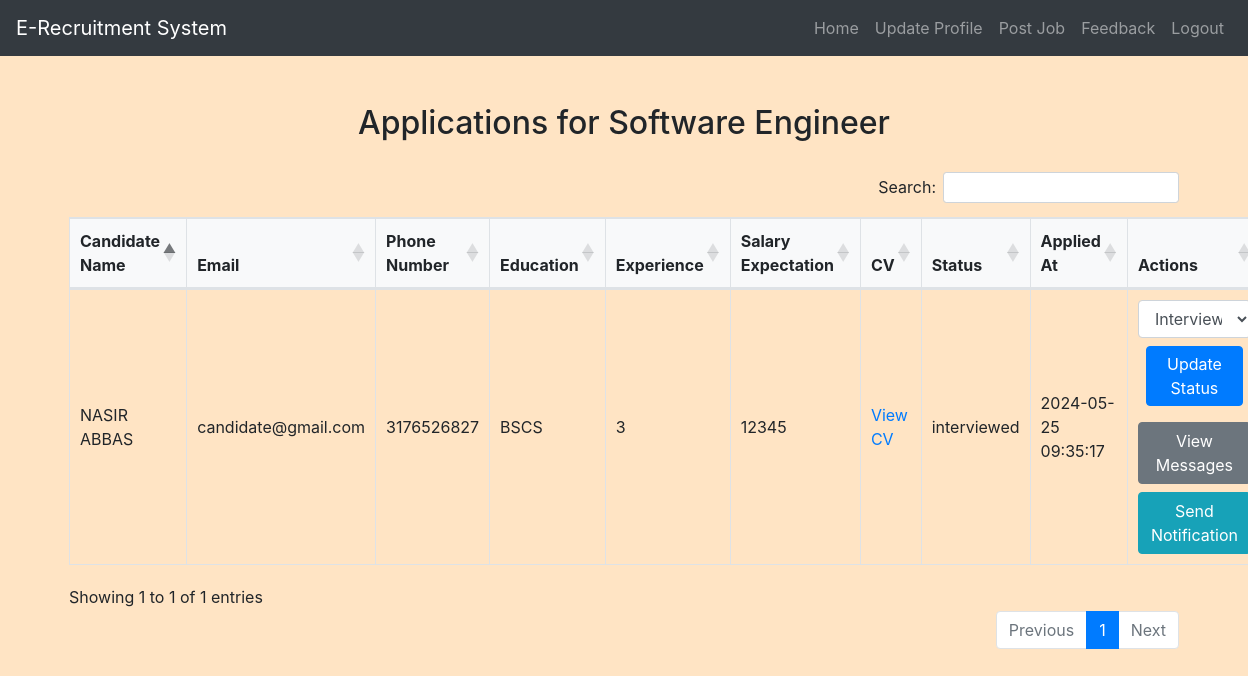
Page /recruiter/view_applications.php?job_id=1 (signed in) on the committed database.
### tables this page shows
CREATE TABLE `jobs` (
  `job_id` int(11) NOT NULL,
  `recruiter_id` int(11) DEFAULT NULL,
  `job_title` varchar(255) NOT NULL,
  `job_description` text NOT NULL,
  `job_requirements` text NOT NULL,
  `location` varchar(255) NOT NULL,
  `industry` varchar(255) NOT NULL,
  `keywords` varchar(255) NOT NULL,
  `status` enum('active','inactive') DEFAULT 'active',
  `created_at` timestamp NOT NULL DEFAULT current_timestamp()
);

CREATE TABLE `applications` (
  `application_id` int(11) NOT NULL,
  `candidate_id` int(11) DEFAULT NULL,
  `job_id` int(11) DEFAULT NULL,
  `experience` int(11) DEFAULT NULL,
  `salary_expectation` int(11) DEFAULT NULL,
  `cv_url` varchar(255) DEFAULT NULL,
  `status` enum('applied','shortlisted','interviewed','rejected','accepted') DEFAULT NULL,
  `applied_at` datetime DEFAULT NULL,
  `updated_at` datetime DEFAULT NULL
);

CREATE TABLE `candidates` (
  `candidate_id` int(11) NOT NULL,
  `first_name` varchar(100) DEFAULT NULL,
  `last_name` varchar(100) DEFAULT NULL,
  `address` text DEFAULT NULL,
  `phone_number` varchar(20) DEFAULT NULL,
  `resume_url` varchar(255) DEFAULT NULL,
  `skills` text DEFAULT NULL,
  `experience` text DEFAULT NULL,
  `education` text DEFAULT NULL
);

CREATE TABLE `users` (
  `id` int(11) NOT NULL,
  `username` varchar(50) NOT NULL,
  `password` varchar(255) NOT NULL,
  `email` varchar(100) NOT NULL,
  `phone` varchar(20) NOT NULL,
  `age` int(11) DEFAULT NULL,
  `usertype` varchar(20) DEFAULT NULL,
  `name` varchar(50) DEFAULT NULL,
  `cnic` varchar(50) DEFAULT NULL,
  `address` varchar(100) DEFAULT NULL,
  `town` varchar(100) DEFAULT NULL,
  `region` varchar(100) DEFAULT NULL,
  `postcode` varchar(100) DEFAULT NULL,
  `country` varchar(100) DEFAULT NULL
);

### recruiter/view_applications.php (the view, shortened to what this page needs)
<?php
include('config.php');
$job_id = $_GET['job_id'];
$sql = "SELECT * FROM Jobs WHERE job_id = ?";
$stmt = mysqli_prepare($conn, $sql);
mysqli_stmt_bind_param($stmt, "i", $job_id);
mysqli_stmt_execute($stmt);
$result = mysqli_stmt_get_result($stmt);
$job = mysqli_fetch_assoc($result);
$search_experience = isset($_GET['experience']) ? $_GET['experience'] : '';
$search_education = isset($_GET['education']) ? $_GET['education'] : '';
$sql = "SELECT A.application_id, A.candidate_id, A.experience, A.salary_expectation, A.cv_url, A.status, A.applied_at,
               C.first_name, C.last_name, C.phone_number, C.education, U.email
        FROM Applications A
        INNER JOIN Candidates C ON A.candidate_id = C.candidate_id
        INNER JOIN Users U ON C.candidate_id = U.id
        WHERE A.job_id = ?";
$stmt = mysqli_prepare($conn, $sql);
if ($search_experience !== '' && $search_education !== '') {
    mysqli_stmt_bind_param($stmt, "iss", $job_id, $search_experience, $search_education);
} elseif ($search_experience !== '') {
    mysqli_stmt_bind_param($stmt, "is", $job_id, $search_experience);
} elseif ($search_education !== '') {
    mysqli_stmt_bind_param($stmt, "is", $job_id, $search_education);
} else {
    mysqli_stmt_bind_param($stmt, "i", $job_id);
}
mysqli_stmt_execute($stmt);
$result = mysqli_stmt_get_result($stmt);
$applications = mysqli_fetch_all($result, MYSQLI_ASSOC);
?>
<!DOCTYPE html>
<html>
<head>
    <link rel="stylesheet" href="https://maxcdn.bootstrapcdn.com/bootstrap/4.5.2/css/bootstrap.min.css">
    <link rel="stylesheet" href="./css/style.css">
    <link rel="stylesheet" href="https://cdn.datatables.net/1.11.5/css/dataTables.bootstrap4.min.css">
    <link rel="stylesheet" href="https://cdn.datatables.net/buttons/2.2.2/css/buttons.bootstrap4.min.css">
</head>
<body>
<?php include('navbar.php'); ?>
<div class="container mt-5 mb-5">
    <h2>Applications for <?php echo $job['job_title']; ?></h2>
    <table id="applicationsTable" class="table table-bordered">
        <thead>
            <tr>
                <th>Candidate Name</th>
                <th>Email</th>
                <th>Phone Number</th>
                <th>Education</th>
                <th>Experience</th>
                <th>Salary Expectation</th>
                <th>CV</th>
                <th>Status</th>
                <th>Applied At</th>
                <th>Actions</th>
            </tr>
        </thead>
        <tbody>
            <?php foreach ($applications as $application): ?>
                <tr>
                    <td><?php echo $application['first_name'] . ' ' . $application['last_name']; ?></td>
                    <td><?php echo $application['email']; ?></td>
                    <td><?php echo $application['phone_number']; ?></td>
                    <td><?php echo $application['education']; ?></td>
                    <td><?php echo $application['experience']; ?></td>
                    <td><?php echo $application['salary_expectation']; ?></td>
                    <td><a href="../candidate/<?php echo $application['cv_url']; ?>" target="_blank">View CV</a></td>
                    <td><?php echo $application['status']; ?></td>
                    <td><?php echo $application['applied_at']; ?></td>
                    <td>
                        <form action="update_status.php" method="post">
                            <select name="status" class="form-control">
                                <option value="interviewed" <?php if ($application['status'] == 'interviewed') echo 'selected'; ?>>Interviewed</option>
                            </select>
                            <button type="submit" class="m-2 btn btn-primary">Update Status</button>
                        </form>
                        <a href="view_messages.php?candidate_id=<?php echo $application['candidate_id']; ?>&job_id=<?php echo $job_id; ?>" class="btn btn-secondary mt-2">View Messages</a>
                        <a href="send_notification.php?candidate_id=<?php echo $application['candidate_id']; ?>&job_id=<?php echo $job_id; ?>" class="btn btn-info mt-2">Send Notification</a>
                    </td>
                </tr>
            <?php endforeach; ?>
        </tbody>
    </table>
</div>
</body>
</html>

### recruiter/css/style.css (style rules this page uses)
body { background-color: bisque; }
h1, h2, h3, h4 { text-align: center; margin-top: 30px; margin-bottom: 30px; }
.table { width: 100%; border-collapse: collapse; margin-top: 20px; }
.table th, .table td { padding: 10px; border: 1px solid #dee2e6; }
.table thead th { background-color: #f8f9fa; font-weight: bold; text-align: center; }
.table tbody td { vertical-align: middle; }
.btn-primary { padding: 5px 10px; }

### rows in the picture
jobs: job_title "Software Engineer"
applications: candidate.first_name "NASIR", candidate.last_name "ABBAS", users.email "candidate@gmail.com", candidate.phone_number "3176526827", candidate.education "BSCS", experience "3", salary_expectation "12345", status "interviewed", applied_at "2024-05-25 09:35:17", status "Interviewed"
